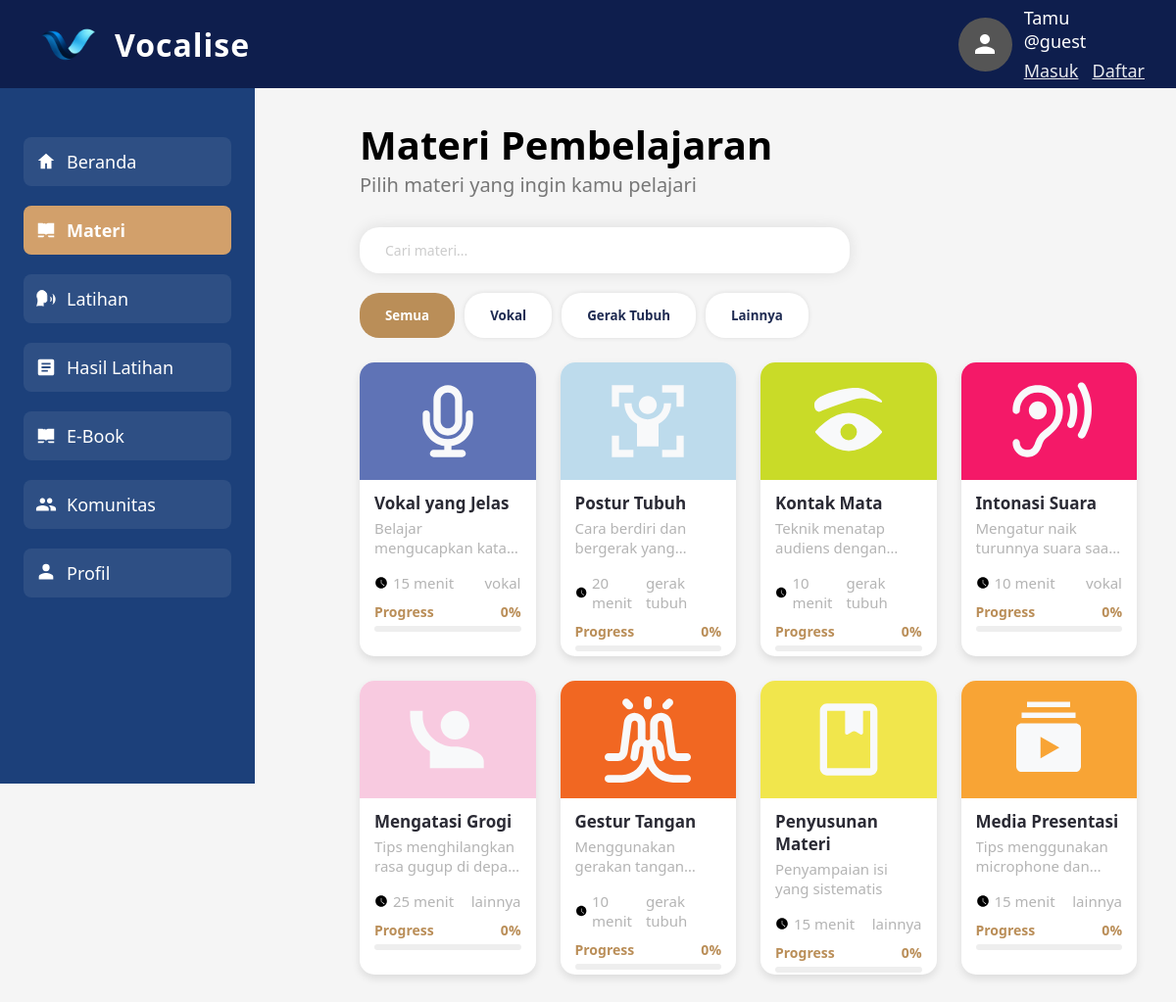
Screenshot of /Materi.php with the database file from the repository.
### tables this page shows
CREATE TABLE `materials` (
  `id` varchar(50) NOT NULL,
  `title` varchar(100) NOT NULL,
  `description` varchar(255) NOT NULL,
  `category` varchar(50) NOT NULL,
  `time_minutes` int(11) NOT NULL DEFAULT 10,
  `icon_file` varchar(50) NOT NULL,
  `color_class` varchar(30) NOT NULL,
  `created_at` datetime NOT NULL DEFAULT current_timestamp()
);

### Materi.php (the view, shortened to what the rows shown need)
<?php
require_once 'core.php';
$app = new manz();
$currentUser = $app->getCurrentUser();
$categoryFilter = $_GET['category'] ?? null;
$materials = $app->getMaterials($categoryFilter);
$progressData = [];
if ($currentUser) {
    foreach ($materials as $mat) {
        $mId = $mat['id'];
        $videos = $app->getMaterialVideos($mId);
        $total = count($videos);
        if ($total > 0) {
            $completed = $app->getMaterialProgressCount($currentUser['Id_User'], $mId);
            if ($completed > $total) $completed = $total;
            if ($completed < 0) $completed = 0;
            $pct = round(($completed / $total) * 100);
            $progressData[$mId] = $pct;
        } else {
            $progressData[$mId] = 0;
        }
    }
} else {
    foreach ($materials as $mat) {
        $progressData[$mat['id']] = 0;
    }
}
?>
<!DOCTYPE html>
<html lang="id">
<head>
</head>
<body>
  <?php include 'includes/header.php'; ?>
  <main>
    <h1 style="font-size:40px; font-weight:700; color:#000;">Materi Pembelajaran</h1>
    <div class="cards">
      <?php foreach ($materials as $mat): ?>
      <a href="materi_detail.php?id=<?= htmlspecialchars($mat['id']) ?>">
        <div class="card">
          <div class="card-header <?= htmlspecialchars($mat['color_class']) ?>" title="<?= htmlspecialchars($mat['title']) ?>">
            <img src="<?= htmlspecialchars($mat['icon_file']) ?>" width="88" height="88" alt="Icon" onerror="this.style.display='none'">
          </div>
          <div class="card-body">
            <h2 class="card-title"><?= htmlspecialchars($mat['title']) ?></h2>
            <p class="card-desc"><?= htmlspecialchars($mat['description']) ?></p>
            <div class="card-info">
              <div class="time">
                <svg viewBox="0 0 24 24"><path d="M12 22c5.52 0 10-4.48 10-10S17.52 2 12 2s-10 4.48-10 10 4.48 10 10 10zm-.5-15h1v6l5.25 3.15-.75 1.23L11.5 13V7z" /></svg>
                <?= (int)$mat['time_minutes'] ?> menit
              </div>
              <div><?= htmlspecialchars($mat['category']) ?></div>
            </div>
            <div class="progress-text"><span>Progress</span><span><?= $progressData[$mat['id']] ?>%</span></div>
            <div class="progress-bar"><div class="progress" style="width: <?= $progressData[$mat['id']] ?>%;"></div></div>
          </div>
        </div>
      </a>
      <?php endforeach; ?>
    </div>
  </main>
</body>
</html>

### rows the page displays
materials: icon_file (picture), title "Vokal yang Jelas", description "Belajar mengucapkan…", time_minutes "15", category "vokal", id "0"
materials: icon_file (picture), title "Postur Tubuh", description "Cara berdiri dan bergerak…", time_minutes "20", category "gerak tubuh", id "0"
materials: icon_file (picture), title "Kontak Mata", description "Teknik menatap audiens…", time_minutes "10", category "gerak tubuh", id "0"
materials: icon_file (picture), title "Intonasi Suara", description "Mengatur naik turunnya suara…", time_minutes "10", category "vokal", id "0"
materials: icon_file (picture), title "Mengatasi Grogi", description "Tips menghilangkan rasa gugup di…", time_minutes "25", category "lainnya", id "0"
materials: icon_file (picture), title "Gestur Tangan", description "Menggunakan gerakan…", time_minutes "10", category "gerak tubuh", id "0"
materials: icon_file (picture), title "Penyusunan Materi", description "Penyampaian isi yang sistematis", time_minutes "15", category "lainnya", id "0"
materials: icon_file (picture), title "Media Presentasi", description "Tips menggunakan microphone…", time_minutes "15", category "lainnya", id "0"
